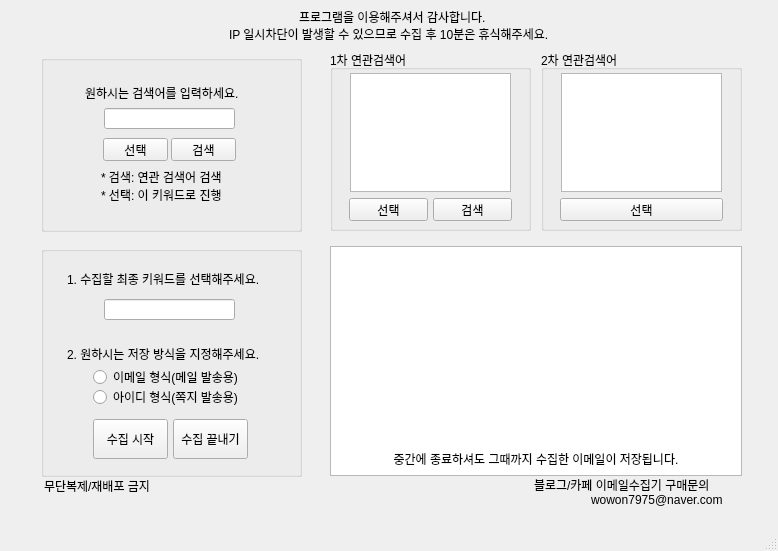
<?xml version="1.0" encoding="UTF-8"?>
<ui version="4.0">
 <class>mywindow</class>
 <widget class="QMainWindow" name="mywindow">
  <property name="windowModality">
   <enum>Qt::NonModal</enum>
  </property>
  <property name="geometry">
   <rect>
    <x>0</x>
    <y>0</y>
    <width>778</width>
    <height>551</height>
   </rect>
  </property>
  <property name="sizePolicy">
   <sizepolicy hsizetype="Preferred" vsizetype="Preferred">
    <horstretch>0</horstretch>
    <verstretch>0</verstretch>
   </sizepolicy>
  </property>
  <property name="baseSize">
   <size>
    <width>0</width>
    <height>0</height>
   </size>
  </property>
  <property name="cursor">
   <cursorShape>ArrowCursor</cursorShape>
  </property>
  <property name="windowTitle">
   <string>키워드수집기</string>
  </property>
  <widget class="QWidget" name="centralwidget">
   <widget class="QPushButton" name="pushButton2">
    <property name="geometry">
     <rect>
      <x>93</x>
      <y>419</y>
      <width>75</width>
      <height>40</height>
     </rect>
    </property>
    <property name="text">
     <string>수집 시작</string>
    </property>
   </widget>
   <widget class="QPushButton" name="pushButton3">
    <property name="geometry">
     <rect>
      <x>173</x>
      <y>419</y>
      <width>75</width>
      <height>40</height>
     </rect>
    </property>
    <property name="text">
     <string>수집 끝내기</string>
    </property>
   </widget>
   <widget class="QRadioButton" name="radio1">
    <property name="geometry">
     <rect>
      <x>93</x>
      <y>369</y>
      <width>161</width>
      <height>16</height>
     </rect>
    </property>
    <property name="focusPolicy">
     <enum>Qt::StrongFocus</enum>
    </property>
    <property name="text">
     <string>이메일 형식(메일 발송용)</string>
    </property>
   </widget>
   <widget class="QRadioButton" name="radio2">
    <property name="geometry">
     <rect>
      <x>93</x>
      <y>389</y>
      <width>161</width>
      <height>16</height>
     </rect>
    </property>
    <property name="text">
     <string>아이디 형식(쪽지 발송용)</string>
    </property>
   </widget>
   <widget class="QLineEdit" name="lineEdit">
    <property name="geometry">
     <rect>
      <x>104</x>
      <y>108</y>
      <width>131</width>
      <height>21</height>
     </rect>
    </property>
   </widget>
   <widget class="QLabel" name="label_5">
    <property name="geometry">
     <rect>
      <x>67</x>
      <y>344</y>
      <width>221</width>
      <height>20</height>
     </rect>
    </property>
    <property name="text">
     <string>2. 원하시는 저장 방식을 지정해주세요.</string>
    </property>
   </widget>
   <widget class="QLabel" name="label_6">
    <property name="geometry">
     <rect>
      <x>299</x>
      <y>7</y>
      <width>211</width>
      <height>20</height>
     </rect>
    </property>
    <property name="text">
     <string>프로그램을 이용해주셔서 감사합니다.</string>
    </property>
   </widget>
   <widget class="QLabel" name="label_7">
    <property name="geometry">
     <rect>
      <x>229</x>
      <y>24</y>
      <width>361</width>
      <height>20</height>
     </rect>
    </property>
    <property name="text">
     <string>IP 일시차단이 발생할 수 있으므로 수집 후 10분은 휴식해주세요.</string>
    </property>
   </widget>
   <widget class="QListWidget" name="listWidget">
    <property name="geometry">
     <rect>
      <x>330</x>
      <y>246</y>
      <width>412</width>
      <height>230</height>
     </rect>
    </property>
    <property name="font">
     <font>
      <pointsize>11</pointsize>
     </font>
    </property>
    <item>
     <property name="text">
      <string/>
     </property>
     <property name="font">
      <font>
       <family>돋움</family>
       <pointsize>9</pointsize>
      </font>
     </property>
    </item>
    <item>
     <property name="text">
      <string/>
     </property>
     <property name="font">
      <font>
       <family>돋움</family>
       <pointsize>9</pointsize>
      </font>
     </property>
    </item>
    <item>
     <property name="text">
      <string/>
     </property>
     <property name="font">
      <font>
       <family>돋움</family>
       <pointsize>9</pointsize>
      </font>
     </property>
     <property name="textAlignment">
      <set>AlignLeading|AlignVCenter</set>
     </property>
    </item>
    <item>
     <property name="text">
      <string/>
     </property>
     <property name="font">
      <font>
       <family>돋움</family>
      </font>
     </property>
     <property name="textAlignment">
      <set>AlignCenter</set>
     </property>
    </item>
    <item>
     <property name="text">
      <string/>
     </property>
     <property name="font">
      <font>
       <pointsize>9</pointsize>
      </font>
     </property>
     <property name="textAlignment">
      <set>AlignCenter</set>
     </property>
    </item>
    <item>
     <property name="text">
      <string/>
     </property>
     <property name="font">
      <font>
       <family>돋움</family>
       <pointsize>9</pointsize>
      </font>
     </property>
     <property name="textAlignment">
      <set>AlignCenter</set>
     </property>
    </item>
    <item>
     <property name="text">
      <string/>
     </property>
     <property name="font">
      <font>
       <family>돋움</family>
       <pointsize>9</pointsize>
       <weight>50</weight>
       <bold>false</bold>
      </font>
     </property>
     <property name="textAlignment">
      <set>AlignCenter</set>
     </property>
    </item>
    <item>
     <property name="text">
      <string/>
     </property>
     <property name="font">
      <font>
       <family>돋움</family>
       <pointsize>15</pointsize>
       <weight>75</weight>
       <bold>true</bold>
      </font>
     </property>
     <property name="textAlignment">
      <set>AlignCenter</set>
     </property>
    </item>
    <item>
     <property name="text">
      <string/>
     </property>
     <property name="font">
      <font>
       <pointsize>11</pointsize>
       <weight>75</weight>
       <bold>true</bold>
      </font>
     </property>
     <property name="textAlignment">
      <set>AlignCenter</set>
     </property>
    </item>
    <item>
     <property name="text">
      <string/>
     </property>
     <property name="font">
      <font>
       <pointsize>11</pointsize>
       <weight>75</weight>
       <bold>true</bold>
      </font>
     </property>
     <property name="textAlignment">
      <set>AlignCenter</set>
     </property>
    </item>
    <item>
     <property name="text">
      <string/>
     </property>
    </item>
    <item>
     <property name="text">
      <string>중간에 종료하셔도 그때까지 수집한 이메일이 저장됩니다.</string>
     </property>
     <property name="font">
      <font>
       <pointsize>9</pointsize>
      </font>
     </property>
     <property name="textAlignment">
      <set>AlignCenter</set>
     </property>
    </item>
   </widget>
   <widget class="QGroupBox" name="groupBox">
    <property name="geometry">
     <rect>
      <x>41</x>
      <y>246</y>
      <width>261</width>
      <height>231</height>
     </rect>
    </property>
    <property name="title">
     <string/>
    </property>
    <widget class="QLabel" name="label_11">
     <property name="geometry">
      <rect>
       <x>26</x>
       <y>23</y>
       <width>221</width>
       <height>20</height>
      </rect>
     </property>
     <property name="text">
      <string>1. 수집할 최종 키워드를 선택해주세요.</string>
     </property>
    </widget>
   </widget>
   <widget class="QLabel" name="label_9">
    <property name="geometry">
     <rect>
      <x>534</x>
      <y>475</y>
      <width>201</width>
      <height>20</height>
     </rect>
    </property>
    <property name="text">
     <string>블로그/카페 이메일수집기 구매문의</string>
    </property>
   </widget>
   <widget class="QLabel" name="label_10">
    <property name="geometry">
     <rect>
      <x>44</x>
      <y>476</y>
      <width>121</width>
      <height>20</height>
     </rect>
    </property>
    <property name="text">
     <string>무단복제/재배포 금지</string>
    </property>
   </widget>
   <widget class="QPushButton" name="pushButton0">
    <property name="geometry">
     <rect>
      <x>171</x>
      <y>138</y>
      <width>65</width>
      <height>23</height>
     </rect>
    </property>
    <property name="text">
     <string>검색</string>
    </property>
   </widget>
   <widget class="QGroupBox" name="groupBox_2">
    <property name="geometry">
     <rect>
      <x>41</x>
      <y>55</y>
      <width>261</width>
      <height>177</height>
     </rect>
    </property>
    <property name="title">
     <string/>
    </property>
    <widget class="QLabel" name="label_2">
     <property name="geometry">
      <rect>
       <x>44</x>
       <y>30</y>
       <width>173</width>
       <height>16</height>
      </rect>
     </property>
     <property name="text">
      <string>원하시는 검색어를 입력하세요.</string>
     </property>
    </widget>
    <widget class="QLabel" name="label">
     <property name="geometry">
      <rect>
       <x>60</x>
       <y>114</y>
       <width>141</width>
       <height>16</height>
      </rect>
     </property>
     <property name="text">
      <string>* 검색: 연관 검색어 검색</string>
     </property>
    </widget>
    <widget class="QLabel" name="label_3">
     <property name="geometry">
      <rect>
       <x>50</x>
       <y>70</y>
       <width>161</width>
       <height>16</height>
      </rect>
     </property>
     <property name="text">
      <string/>
     </property>
    </widget>
    <widget class="QLabel" name="label_4">
     <property name="geometry">
      <rect>
       <x>60</x>
       <y>132</y>
       <width>141</width>
       <height>16</height>
      </rect>
     </property>
     <property name="text">
      <string>* 선택: 이 키워드로 진행</string>
     </property>
    </widget>
   </widget>
   <widget class="QLabel" name="label_12">
    <property name="geometry">
     <rect>
      <x>591</x>
      <y>490</y>
      <width>141</width>
      <height>20</height>
     </rect>
    </property>
    <property name="text">
     <string>wowon7975@naver.com</string>
    </property>
   </widget>
   <widget class="QLineEdit" name="lineEdit2">
    <property name="geometry">
     <rect>
      <x>104</x>
      <y>299</y>
      <width>131</width>
      <height>21</height>
     </rect>
    </property>
   </widget>
   <widget class="QPushButton" name="pushButton1">
    <property name="geometry">
     <rect>
      <x>103</x>
      <y>138</y>
      <width>65</width>
      <height>23</height>
     </rect>
    </property>
    <property name="text">
     <string>선택</string>
    </property>
   </widget>
   <widget class="QListWidget" name="listWidget2">
    <property name="geometry">
     <rect>
      <x>350</x>
      <y>73</y>
      <width>161</width>
      <height>119</height>
     </rect>
    </property>
   </widget>
   <widget class="QPushButton" name="pushButton0_1">
    <property name="geometry">
     <rect>
      <x>433</x>
      <y>198</y>
      <width>79</width>
      <height>23</height>
     </rect>
    </property>
    <property name="text">
     <string>검색</string>
    </property>
   </widget>
   <widget class="QGroupBox" name="groupBox_3">
    <property name="geometry">
     <rect>
      <x>330</x>
      <y>50</y>
      <width>201</width>
      <height>181</height>
     </rect>
    </property>
    <property name="title">
     <string>1차 연관검색어</string>
    </property>
   </widget>
   <widget class="QPushButton" name="pushButton1_1">
    <property name="geometry">
     <rect>
      <x>349</x>
      <y>198</y>
      <width>79</width>
      <height>23</height>
     </rect>
    </property>
    <property name="text">
     <string>선택</string>
    </property>
   </widget>
   <widget class="QListWidget" name="listWidget3">
    <property name="geometry">
     <rect>
      <x>561</x>
      <y>73</y>
      <width>161</width>
      <height>119</height>
     </rect>
    </property>
   </widget>
   <widget class="QPushButton" name="pushButton1_2">
    <property name="geometry">
     <rect>
      <x>560</x>
      <y>198</y>
      <width>163</width>
      <height>23</height>
     </rect>
    </property>
    <property name="text">
     <string>선택</string>
    </property>
   </widget>
   <widget class="QGroupBox" name="groupBox_4">
    <property name="geometry">
     <rect>
      <x>541</x>
      <y>50</y>
      <width>201</width>
      <height>181</height>
     </rect>
    </property>
    <property name="title">
     <string>2차 연관검색어</string>
    </property>
   </widget>
   <zorder>groupBox_4</zorder>
   <zorder>groupBox_3</zorder>
   <zorder>groupBox</zorder>
   <zorder>groupBox_2</zorder>
   <zorder>pushButton2</zorder>
   <zorder>pushButton3</zorder>
   <zorder>radio1</zorder>
   <zorder>radio2</zorder>
   <zorder>lineEdit</zorder>
   <zorder>label_5</zorder>
   <zorder>label_6</zorder>
   <zorder>label_7</zorder>
   <zorder>listWidget</zorder>
   <zorder>label_9</zorder>
   <zorder>label_10</zorder>
   <zorder>pushButton0</zorder>
   <zorder>label_12</zorder>
   <zorder>lineEdit2</zorder>
   <zorder>pushButton1</zorder>
   <zorder>listWidget2</zorder>
   <zorder>pushButton0_1</zorder>
   <zorder>pushButton1_1</zorder>
   <zorder>listWidget3</zorder>
   <zorder>pushButton1_2</zorder>
  </widget>
  <widget class="QMenuBar" name="menubar">
   <property name="geometry">
    <rect>
     <x>0</x>
     <y>0</y>
     <width>778</width>
     <height>21</height>
    </rect>
   </property>
  </widget>
  <widget class="QStatusBar" name="statusbar"/>
 </widget>
 <resources/>
 <connections/>
</ui>
